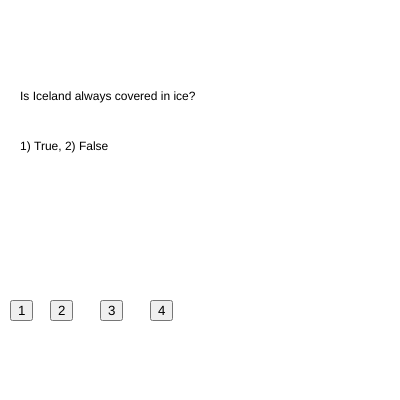
Frame 1 (no input)
Frame 60 (no input): identical to frame 1, image omitted
Frame 120 (the mouse pressed at the canvas centre since frame 60): identical to frame 1, image omitted

The p5.js sketch that drew this single still picture (run headless with seeded random() and noise() and a simulated clock; from frame 60 on, the mouse is pressed at the canvas centre):

// p5.js sketch
// ── sketch.js
var questions = ["Is Iceland always covered in ice?", "What ocean lies east of the US?"];
var options = ["1) True, 2) False", "1) Pacific 2) Eastern 3) Indian 4) Atlantic"];
var answers = [1, 3]; //this is your answer key

var buttons = [];

var currentOption = -1;

var currentQuestion = 0;

var answerText = "";

var startTimer = false;
var interval = 5000;
var prevMillis = 0;

function setup() {
  // put setup code here
  createCanvas(400, 400);

  buttons[0] = createButton("1");
  buttons[0].position(10, 300);
  buttons[0].mousePressed(function(){
    currentOption = 0;
  });

  buttons[1] = createButton("2");
  buttons[1].position(50, 300);
  buttons[1].mousePressed(function(){
    currentOption = 1;
  });

  buttons[2] = createButton("3");
  buttons[2].position(100, 300);
  buttons[2].mousePressed(function(){
    currentOption = 2;
  });

  buttons[3] = createButton("4");
  buttons[3].position(150, 300);
  buttons[3].mousePressed(function(){
    currentOption = 3;
  });
}

function draw() {
  // put drawing code here
  background(255);
  //array pos, x int, y int
  text(questions[currentQuestion], 20, 100);
  text(options[currentQuestion], 20, 150);


  if(startTimer == true){
    text(answerText, 20, 200);
    if(millis()-prevMillis > interval){
      prevMillis = millis();
      startTimer = false;
      console.log("timer ended");
    }//end of timer
  }//end of startTimer == true

  if(currentOption != -1){
    if(currentOption == answers[currentQuestion]){
      currentQuestion ++;
      answerText = "Correct!";
      if(currentQuestion == questions.length){
        currentQuestion = 0;
      }

    }else{
      answerText = "Incorrect, try again";
    }

    //reset to innactive state
    currentOption = -1;
    startTimer = true;
    prevMillis = millis();
  }
}
